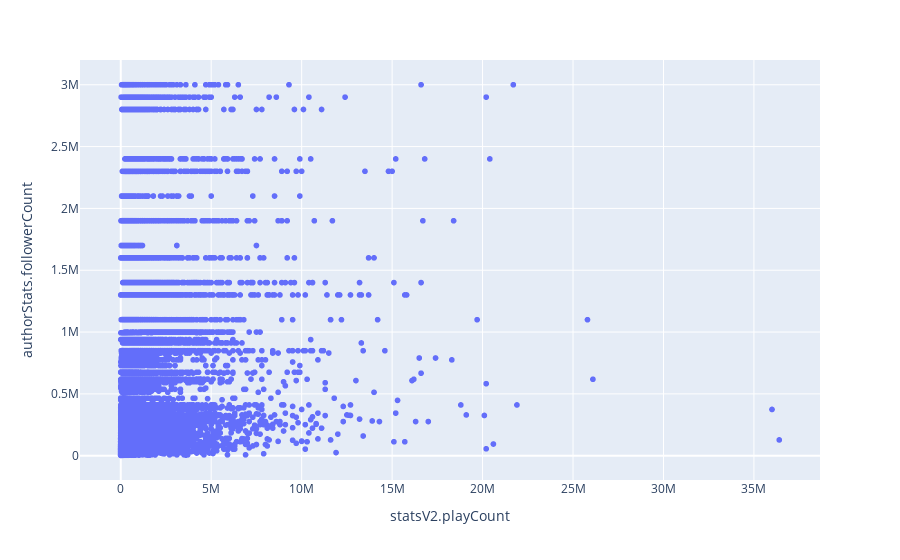

The notebook cell this image was saved under:
### Code cell
px.scatter(df_score, x='statsV2.playCount', y='authorStats.followerCount')

### Figure 1 — Plotly figure (JSON) as saved in the notebook; plotly's stock layout.template omitted (floating-point values rounded to 4 significant figures; data arrays with more than 128 entries replaced by an {"elided": "..."} marker saying what was removed)
{"data": [{"hovertemplate": "statsV2.playCount=%{x}<br>authorStats.followerCount=%{y}<extra></extra>", "legendgroup": "", "marker": {"color": "#636efa", "symbol": "circle"}, "mode": "markers", "name": "", "showlegend": false, "type": "scattergl", "x": {"elided": "70996 float values"}, "xaxis": "x", "y": {"elided": "70996 float values"}, "yaxis": "y"}], "layout": {"legend": {"tracegroupgap": 0}, "margin": {"t": 60}, "xaxis": {"anchor": "y", "domain": [0, 1], "title": {"text": "statsV2.playCount"}}, "yaxis": {"anchor": "x", "domain": [0, 1], "title": {"text": "authorStats.followerCount"}}}}
